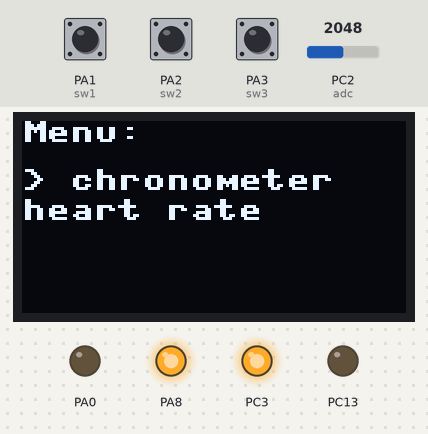
Simulated run of this program. Board: pyboard running MicroPython. Parts: 128×64 one-colour display, output pins drawn as LEDs (lit = HIGH). The inputs (shaded band) are chosen by the test bench; at power-on: PA1 (sw1) HIGH, PA2 (sw2) HIGH, PA3 (sw3) HIGH, PC2 (adc) = 2048 (analog values on the 0–4095 scale). The clock reads 2024-03-15 10:24:30 at power-on unless the program sets it; library files of the repository ran but are not shown: ssd1306.py.

Above: at 1.2 s.
1.3 s: PA1 (sw1) pulled LOW for 1 s
At 3.3 s:
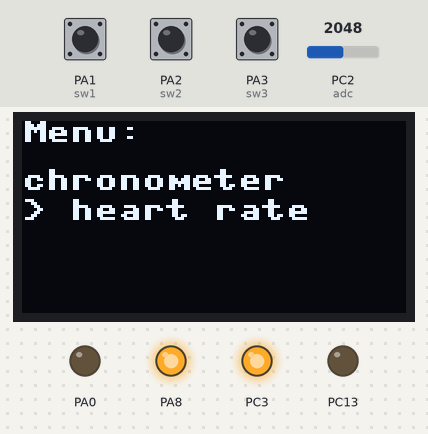
3.9 s: PA2 (sw2) pulled LOW for 0.15 s
At 6.8 s:
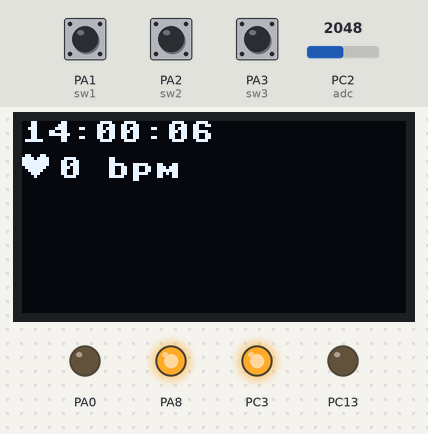
7.0 s: PA3 (sw3) pulled LOW for 0.15 s
At 7.8 s:
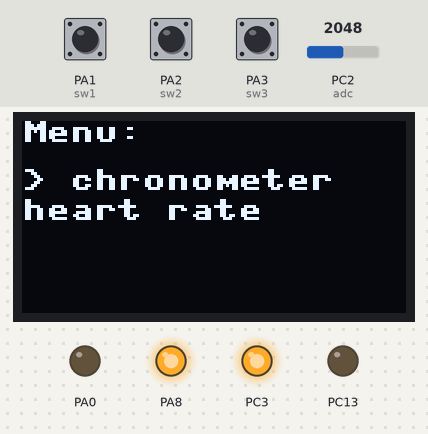
8.7 s: PA2 (sw2) pulled LOW for 1 s
At 9.6 s:
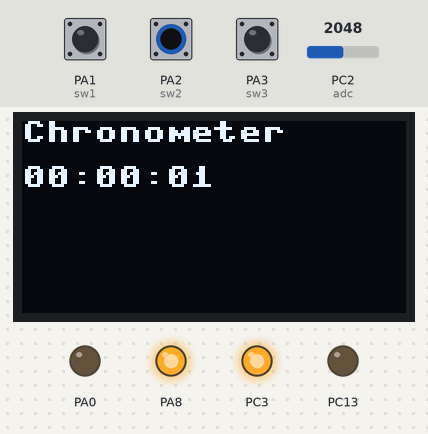
11.2 s: PA3 (sw3) pulled LOW for 1 s
At 13.3 s:
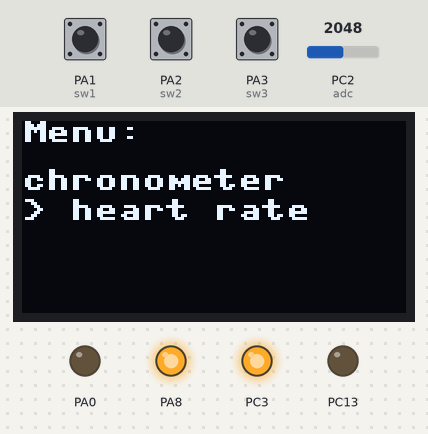
13.8 s: PA3 (sw3) pulled LOW for 3.2 s
At 17.8 s:
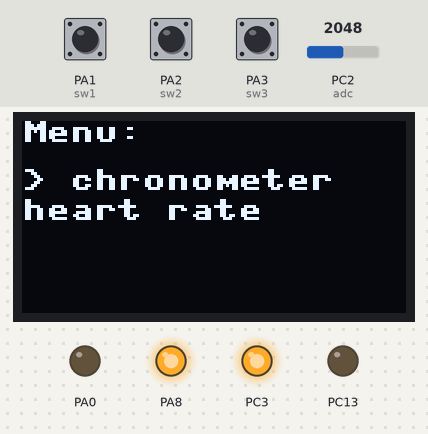
Timing chart, 0 to 19.3 s (numbered marks = the images above; inputs shaded):
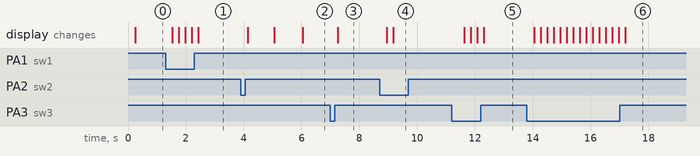

The program:

main.py
```python
from pyb import ADC, Pin
from time import time, sleep
import machine
import ssd1306

################################################################
# variables
################################################################

HEART = [
[ 0, 0, 0, 0, 0, 0, 0, 0, 0],
[ 0, 1, 1, 0, 0, 0, 1, 1, 0],
[ 1, 1, 1, 1, 0, 1, 1, 1, 1],
[ 1, 1, 1, 1, 1, 1, 1, 1, 1],
[ 1, 1, 1, 1, 1, 1, 1, 1, 1],
[ 0, 1, 1, 1, 1, 1, 1, 1, 0],
[ 0, 0, 1, 1, 1, 1, 1, 0, 0],
[ 0, 0, 0, 1, 1, 1, 0, 0, 0],
[ 0, 0, 0, 0, 1, 0, 0, 0, 0],
]

MAX_HISTORY = 128
TOTAL_BEATS = 30

bpm = 0
last_y = 0
history = []
beats = []
options = ["chronometer","heart rate"]
selected_option = -1

################################################################
# code "init"
################################################################

# RTC
# annee mois jour jour_de_la_semaine heure minute seconde subseconde(compteur interne)
rtc = machine.RTC()
rtc.datetime((2022, 3, 14, 2, 14, 0, 0, 0))

# Power Display
machine.Pin('C13', machine.Pin.OUT).low()
machine.Pin('A8', machine.Pin.OUT).high()

# I2C --> send info to screen
i2c = machine.SoftI2C(scl=Pin('A15'), sda=Pin('C10'))

# Display
oled = ssd1306.SSD1306_I2C(128, 64, i2c)
oled.fill(0)

# Power Sensor
machine.Pin('A0', machine.Pin.OUT).low()
machine.Pin('C3', machine.Pin.OUT).high()

# ADC --> read sensor
Pin(Pin.cpu.C2, mode=Pin.IN)
adc = ADC('C2')

# Buttons
sw1 = Pin('SW1', Pin.IN)
sw1.init(Pin.IN, Pin.PULL_UP)

sw2 = Pin('SW2', Pin.IN)
sw2.init(Pin.IN, Pin.PULL_UP)

sw3 = Pin('SW3', Pin.IN)
sw3.init(Pin.IN, Pin.PULL_UP)

################################################################
# code "bpm"
################################################################

# display heart
def display_heart():
    for y, row in enumerate(HEART):
        for x, value in enumerate(row):
            oled.pixel(x, y + 10, value)
    oled.show()

# display heartbeat
def display(time_display, bpm, value, min_value, max_value):
    global last_y

    oled.scroll(-1,0) # Scroll left 1 pixel

    if max_value - min_value > 0:
        # Draw beat line
        y = 64 - int(21 * (value - min_value) / (max_value - min_value))
        oled.line(125, last_y, 126, y, 1)
        last_y = y

    # Clear top text area
    oled.fill_rect(0,0,128,20,0)

    oled.text(time_display, 0, 0)
    oled.text(str(int(bpm)) + " bpm", 12, 12)
    display_heart()

    oled.show()

def compute_bpm(beats, previous):
    if beats:
        beat_time = beats[-1] - beats[0]
        if beat_time:
            return (len(beats) / (beat_time)) * 60
    return previous

def menu_bpm():
    global history
    global beats
    global bpm

    # get date
    date = rtc.datetime()
    time_display = '{0:02d}'.format(date[4])+':'+'{0:02d}'.format(date[5])+':'+'{0:02d}'.format(date[6])

    # get sensor data
    value = adc.read()
    history.append(value)

    # Get the tail, up to MAX_HISTORY length
    history = history[-MAX_HISTORY:]
    min_value, max_value = min(history), max(history)

    # a value is considered a bit if it is bigger than 3/4 of the values
    tmp = sorted(history)
    index = (3 * len(history)) // 4
    threshold_beat = history[index]

    # a beat must be counted once, hence the verification
    if value > threshold_beat and history[-1] > history[-2]:
        beats.append(time())
        # Truncate beats queue to max
        beats = beats[-TOTAL_BEATS:]
        bpm = compute_bpm(beats, bpm)

    display(time_display, bpm, value, min_value, max_value)

################################################################
# code "chronometer"
################################################################

def menu_chronometer():
    global selected_option

    is_running = False
    last_time = 0
    elapsed_time = 0
    timer = True

    while timer:
        oled.fill(0)
        oled.text("Chronometer", 0, 0)

        if is_running:
            now = time()
            elapsed_time += now - last_time
            last_time = now

        hours = elapsed_time // 3600
        minutes = (elapsed_time % 3600) // 60
        seconds = elapsed_time % 60
        time_str = "{:02d}:{:02d}:{:02d}".format(hours, minutes, seconds)

        oled.text(time_str, 0, 15)
        oled.show()

        if sw2.value() == 0:
            if is_running:
                # Pause chronometer
                is_running = False
            else:
                # Start chronometer
                last_time = time()
                is_running = True
            sleep(0.2)

        # Reset chronometer
        elif sw1.value() == 0:
            elapsed_time = 0
            is_running = False
            sleep(0.2)

        elif sw3.value() == 0:
            timer = False
            sleep(0.2)

    selected_option = -1


################################################################
# code "home"
################################################################

def menu_home():
    global selected_option
    global options

    selected_option = 0
    wait_for_validation = True
    while wait_for_validation:
        oled.fill(0)  # Clear the screen
        oled.text("Menu:", 0, 0)

        for i, option in enumerate(options):
            if i == selected_option:
                oled.text("> " + option, 0, 16 + i * 10)
            else:
                oled.text(option, 0, 16 + i * 10)
        oled.show()

        if sw1.value() == 0:
            selected_option = (selected_option - 1) % len(options)
            sleep(0.2)
        elif sw3.value() == 0:
            selected_option = (selected_option + 1) % len(options)
            sleep(0.2)
        elif sw2.value() == 0:
            oled.fill(0)
            sleep(0.2)
            wait_for_validation = False

################################################################
# code "main"
################################################################

while(1):
    if sw3.value() == 0 or selected_option == -1:
        sleep(0.2)
        menu_home()
    elif selected_option == 0:
        menu_chronometer()
    elif selected_option == 1:
        menu_bpm()
```

Measured:
- after the input at 1.3 s, the display: changes after 0.23 s (image 1)
- after the input at 3.9 s, the display: first changes after 0.25 s (image 2 shows a later state)
- after the input at 7.0 s, the display: changes after 0.26 s (image 3)
- after the input at 8.7 s, the display: first changes after 0.24 s (image 4 shows a later state)
- after the input at 11.2 s, the display: first changes after 0.43 s (image 5 shows a later state)
- after the input at 13.8 s, the display: changes after 0.24 s (image 6)
